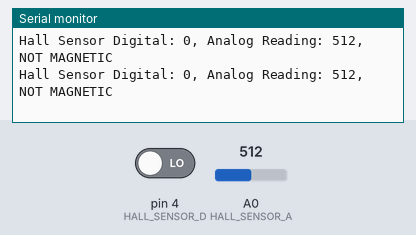
A sketch run on a simulated Arduino Uno, built with avr-gcc and run on an emulated ATmega328P. Shown: the last lines printed to the serial monitor. The inputs (shaded band) are chosen by the test bench; at power-on: A0 (HALL_SENSOR_A) = 512, pin 4 (HALL_SENSOR_D) LOW.

Above: at 1.8 s.
1.9 s: A0 (HALL_SENSOR_A) set to 551
At 2.6 s:
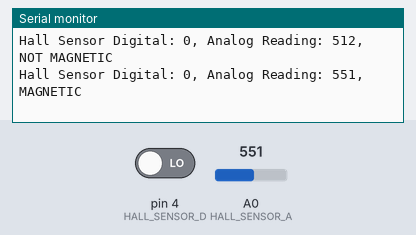
4.5 s: pin 4 (HALL_SENSOR_D) driven HIGH
At 5.8 s:
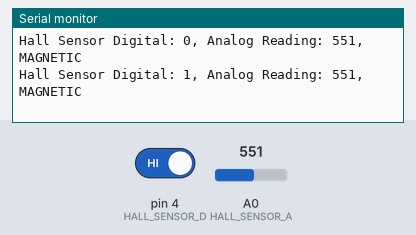
6.0 s: A0 (HALL_SENSOR_A) set to 523
At 6.8 s:
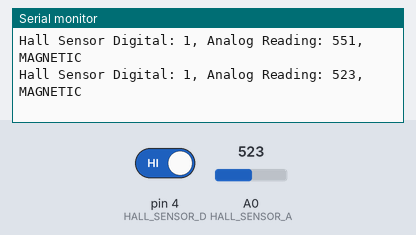
7.5 s: pin 4 (HALL_SENSOR_D) driven LOW
At 8.5 s:
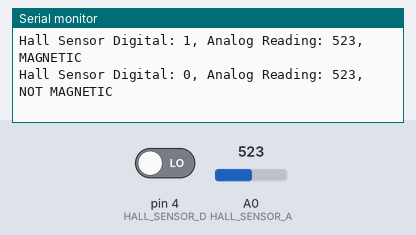

Measured:
- the behaviour switches between 532 and 533 on A0 (HALL_SENSOR_A) (found by bisection; images 0 and 1)
- after the input at 1.9 s, the serial monitor: prints a new line after 0.10 s (image 1)
- after the input at 4.5 s, the serial monitor: prints a new line after 0.50 s (image 2)
- after the input at 6.0 s, the serial monitor: prints a new line at once (image 3)
- after the input at 7.5 s, the serial monitor: prints a new line after 0.51 s (image 4)

The sketch:

hall_effect_demo.ino
```cpp
#define HALL_SENSOR_A A0
#define HALL_SENSOR_D 4


void setup() {
  // put your setup code here, to run once:
  pinMode(HALL_SENSOR_D, INPUT);
  Serial.begin(9600);
}

void loop() {
  // put your main code here, to run repeatedly:
  int analogReading = analogRead(HALL_SENSOR_A);
  bool digitalReading = digitalRead(HALL_SENSOR_D);
  Serial.print("Hall Sensor Digital: ");
  Serial.print(digitalReading);
  Serial.print(", Analog Reading: ");
  Serial.print(analogReading);
  if (analogReading >= 533 || digitalReading == HIGH) {
    Serial.print(", MAGNETIC");
  } else {
    Serial.print(", NOT MAGNETIC");
  }
  Serial.println();
  delay(1000);
}
```
